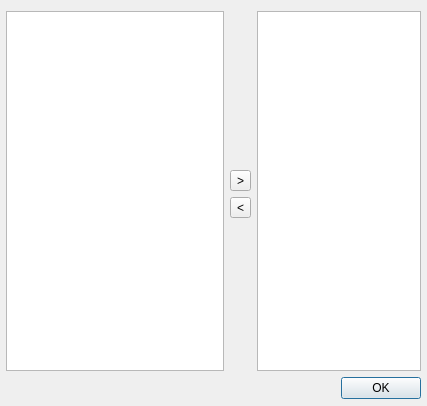
<?xml version="1.0" encoding="UTF-8"?>
<ui version="4.0">
 <class>SettingsDialog</class>
 <widget class="QDialog" name="SettingsDialog">
  <property name="geometry">
   <rect>
    <x>0</x>
    <y>0</y>
    <width>427</width>
    <height>406</height>
   </rect>
  </property>
  <property name="windowTitle">
   <string>BS2B Plugin Settings</string>
  </property>
  <layout class="QGridLayout" name="gridLayout">
   <property name="leftMargin">
    <number>6</number>
   </property>
   <property name="rightMargin">
    <number>6</number>
   </property>
   <property name="bottomMargin">
    <number>6</number>
   </property>
   <item row="0" column="1">
    <spacer name="verticalSpacer">
     <property name="orientation">
      <enum>Qt::Vertical</enum>
     </property>
     <property name="sizeHint" stdset="0">
      <size>
       <width>20</width>
       <height>124</height>
      </size>
     </property>
    </spacer>
   </item>
   <item row="3" column="1">
    <spacer name="verticalSpacer_2">
     <property name="orientation">
      <enum>Qt::Vertical</enum>
     </property>
     <property name="sizeHint" stdset="0">
      <size>
       <width>20</width>
       <height>123</height>
      </size>
     </property>
    </spacer>
   </item>
   <item row="4" column="0" colspan="3">
    <spacer name="horizontalSpacer">
     <property name="orientation">
      <enum>Qt::Horizontal</enum>
     </property>
     <property name="sizeHint" stdset="0">
      <size>
       <width>343</width>
       <height>23</height>
      </size>
     </property>
    </spacer>
   </item>
   <item row="4" column="3">
    <widget class="QDialogButtonBox" name="buttonBox">
     <property name="sizePolicy">
      <sizepolicy hsizetype="Maximum" vsizetype="Fixed">
       <horstretch>0</horstretch>
       <verstretch>0</verstretch>
      </sizepolicy>
     </property>
     <property name="standardButtons">
      <set>QDialogButtonBox::Ok</set>
     </property>
    </widget>
   </item>
   <item row="0" column="0" rowspan="4">
    <widget class="QTreeView" name="pluginsTreeView">
     <property name="rootIsDecorated">
      <bool>false</bool>
     </property>
    </widget>
   </item>
   <item row="1" column="1">
    <widget class="QToolButton" name="loadButton">
     <property name="text">
      <string>&gt;</string>
     </property>
    </widget>
   </item>
   <item row="2" column="1">
    <widget class="QToolButton" name="unloadButton">
     <property name="text">
      <string>&lt;</string>
     </property>
    </widget>
   </item>
   <item row="0" column="2" rowspan="4" colspan="2">
    <widget class="QListWidget" name="runningListWidget"/>
   </item>
  </layout>
 </widget>
 <resources/>
 <connections>
  <connection>
   <sender>buttonBox</sender>
   <signal>accepted()</signal>
   <receiver>SettingsDialog</receiver>
   <slot>accept()</slot>
   <hints>
    <hint type="sourcelabel">
     <x>270</x>
     <y>76</y>
    </hint>
    <hint type="destinationlabel">
     <x>91</x>
     <y>88</y>
    </hint>
   </hints>
  </connection>
  <connection>
   <sender>buttonBox</sender>
   <signal>rejected()</signal>
   <receiver>SettingsDialog</receiver>
   <slot>reject()</slot>
   <hints>
    <hint type="sourcelabel">
     <x>326</x>
     <y>78</y>
    </hint>
    <hint type="destinationlabel">
     <x>139</x>
     <y>60</y>
    </hint>
   </hints>
  </connection>
 </connections>
</ui>
